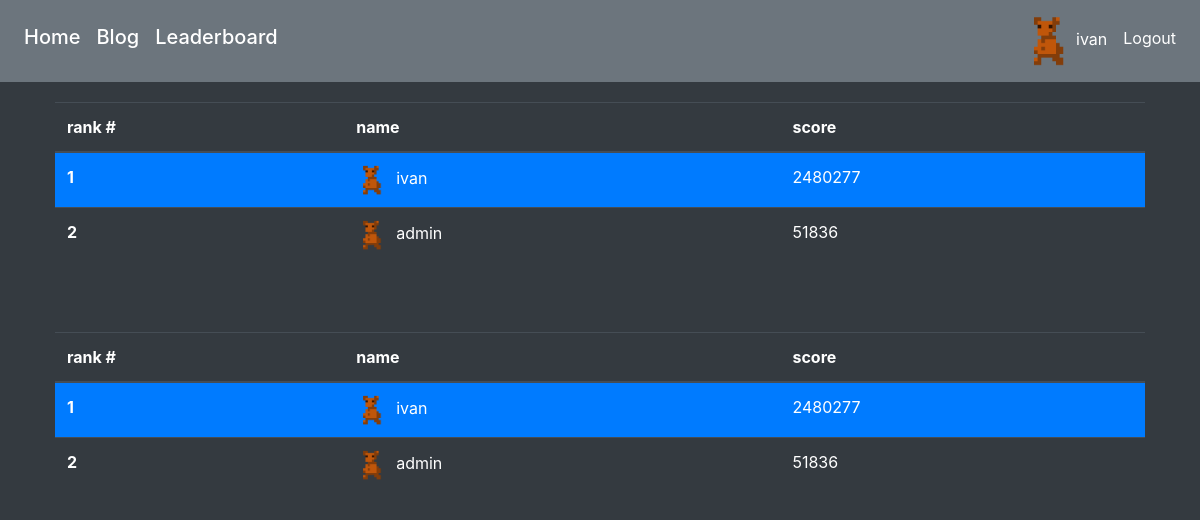
Page /leaderboard/ (signed in) on the committed database.
### tweb/models.py (models this page shows)
class Score(models.Model):
    user = models.ForeignKey(User, on_delete=models.CASCADE, null=True)
    rating = models.FloatField()
    time = models.FloatField()
    datetime = models.DateTimeField(auto_now_add=True)
    initials = models.CharField(max_length=3, null=True, blank=True)

### tweb/views.py (the view)
# urls.py: path("leaderboard/", LeaderboardListView.as_view(), name="leaderboard"),
class LeaderboardListView(ListView):
    model = Score
    template_name = "leaderboard/leaderboard.html"
    def get_context_data(self, **kwargs):
        context = super().get_context_data(**kwargs)
        context['now'] = timezone.now()
        ratings = Score.objects.order_by("-rating")[:20]
        avatars = []
        for r in ratings:
            try:
                avatars.append(CustomUser.objects.filter(pk=r.user.id).first().avatar)
            except:
                avatars.append(0)
        if self.request.user.is_authenticated:
            nearRatings = []
            nearRanks = []
            nearAvatars = []
            rating = Score.objects.filter(user=self.request.user).order_by("-rating").first()
            if rating is not None:
                rank = Score.objects.filter(rating__gt=rating.rating).count()
                minRank = rank - 5
                maxRank = rank + 5
                maxRank = maxRank + 1
                if minRank < 0:
                    minRank = 0
                if maxRank > ratings.count():
                    maxRank = ratings.count()
                for x in range(minRank, maxRank):
                    nearRatings.append(ratings[x])
                    nearRanks.append(x + 1)
                for x in range(len(nearRatings)):
                    if nearRatings[x].user == self.request.user:
                        rank = x + 1
                        break
                for r in nearRatings:
                    try:
                        nearAvatars.append(CustomUser.objects.filter(pk=r.user.id).first().avatar)
                    except:
                        nearAvatars.append(0)
                nearScores = zip(nearRatings, nearRanks, nearAvatars)
                context['nearScores'] = nearScores
                context['nearRank'] = rank
            else:
                context['nearRank'] = -1
        ratings = list(zip(ratings, avatars))
        context['scores'] = ratings
        return context

### tweb/context_processors.py (called while the page is built)
def userContext(request):
    try:
        CU = CustomUser.objects.get(pk = request.user.id)
    except:
        CU = None
    return {'CustomUserContext': CU}

### templates/leaderboard/leaderboard.html (shortened to what this page needs)
{% extends 'base.html' %}
{% block containerType %}blog-container{% endblock %}
{% block content %}
    <div class="blog-inner-container">
        {% if user.is_authenticated %}
            {% if nearRank > 0 %}
                <table class="table table-dark">
                    <thead>
                        <tr>
                            <th scope="col">rank #</th>
                            <th scope="col">name</th>
                            <th scope="col">score</th>
                        </tr>
                    </thead>
                    <tbody>
                        {% for s,r,a in nearScores %}
                            {% if forloop.counter == nearRank %}
                                <tr class="bg-primary">
                            {% else %}
                                <tr>
                            {% endif %}
                                <th scope="row">{{ r }}</th>
                                <td><img alt="img" src="/media/avatars/{{ a }}.png" width="30" height="30" style="margin-right:10px">{{ s.user }}</td>
                                <td>{{ s.rating|floatformat:"0" }}</td>
                            </tr>
                        {% endfor %}
                    </tbody>
                </table>
            {% endif %}
        {% endif %}
        <table class="table table-dark">
            <thead>
                <tr>
                    <th scope="col">rank #</th>
                    <th scope="col">name</th>
                    <th scope="col">score</th>
                </tr>
            </thead>
            <tbody>
                {% for s, a in scores %}
                    {% if s.user.id == user.id %}
                        <tr class="bg-primary">
                    {% else %}
                        <tr>
                    {% endif %}
                        <th scope="row">{{ forloop.counter }}</th>
                        <td><img alt="img" src="/media/avatars/{{ a }}.png" width="30" height="30" style="margin-right:10px">{{ s.user }}</td>
                        <td>{{ s.rating|floatformat:"0" }}</td>
                    </tr>
                {% endfor %}
            </tbody>
        </table>
    </div>
{% endblock %}

### templates/base.html (shortened to what this page needs)
{% load static %}
<!DOCTYPE html>
<html lang="en">
<head>
    <link rel="stylesheet" type="text/css" href="{% static 'style.css' %}">
    <link rel="stylesheet" href="https://stackpath.bootstrapcdn.com/bootstrap/4.5.0/css/bootstrap.min.css">
</head>
<body class="bg-dark text-light d-flex flex-column">
    <nav class="navbar navbar-expand-lg navbar-dark bg-secondary text-white justify-content-between">
        <div class="collapse navbar-collapse" id="navbarText">
            <ul class="navbar-nav mr-auto">
                <li class="nav-item">
                    <a class="nav-link text-white" href="{% url 'home' %}"><h5>Home</h5> </a>
                </li>
                <li class="nav-item">
                    <a class="nav-link text-white" href="{% url 'blog' %}"><h5>Blog</h5></a>
                </li>
                <li class="nav-item">
                    <a class="nav-link text-white" href="{% url 'leaderboard' %}"><h5>Leaderboard</h5></a>
                </li>
            </ul>
            <ul class="navbar-nav ml-auto">
                <li class="nav-item">
                    <a class="nav-link text-white" href="#">
                    </a>
                </li>
                {% if user.is_authenticated %}
                    <li class="nav-item">
                        <a class="nav-link text-white" href="{% url 'userpage' %}">
                            <img alt="img" src="/media/avatars/{{ CustomUserContext.avatar }}.png" width="50" height="50" style="margin:0px">
                            {{ user.username }}</a>
                    </li>
                    <li class="nav-item" height="50" style="padding:10px 0">
                        <a class="nav-link text-white" href="{% url 'logout' %}">Logout</a>
                    </li>
                {% endif %}
            </ul>
        </div>
    </nav>
<div class = "base-container container h-100 d-flex flex-column">
    <div class="{% block containerType %}home-container{% endblock %}">
    {% block content %} {% endblock %}
    </div>
</div>
</body>
</body>
</html>

### static/style.css (style rules this page uses)
html,body { height:100%; }
.blog-container { display:flex; width: 100%; padding-top: 20px; box-sizing: border-box; }
.blog-inner-container { flex: 1; margin: 0 10px; }

### rows in the picture
Score: r "1", user "ivan", rating "2480277"
Score: r "2", user "admin", rating "51836"

### other values in the picture
{{ user.username }} "ivan"
